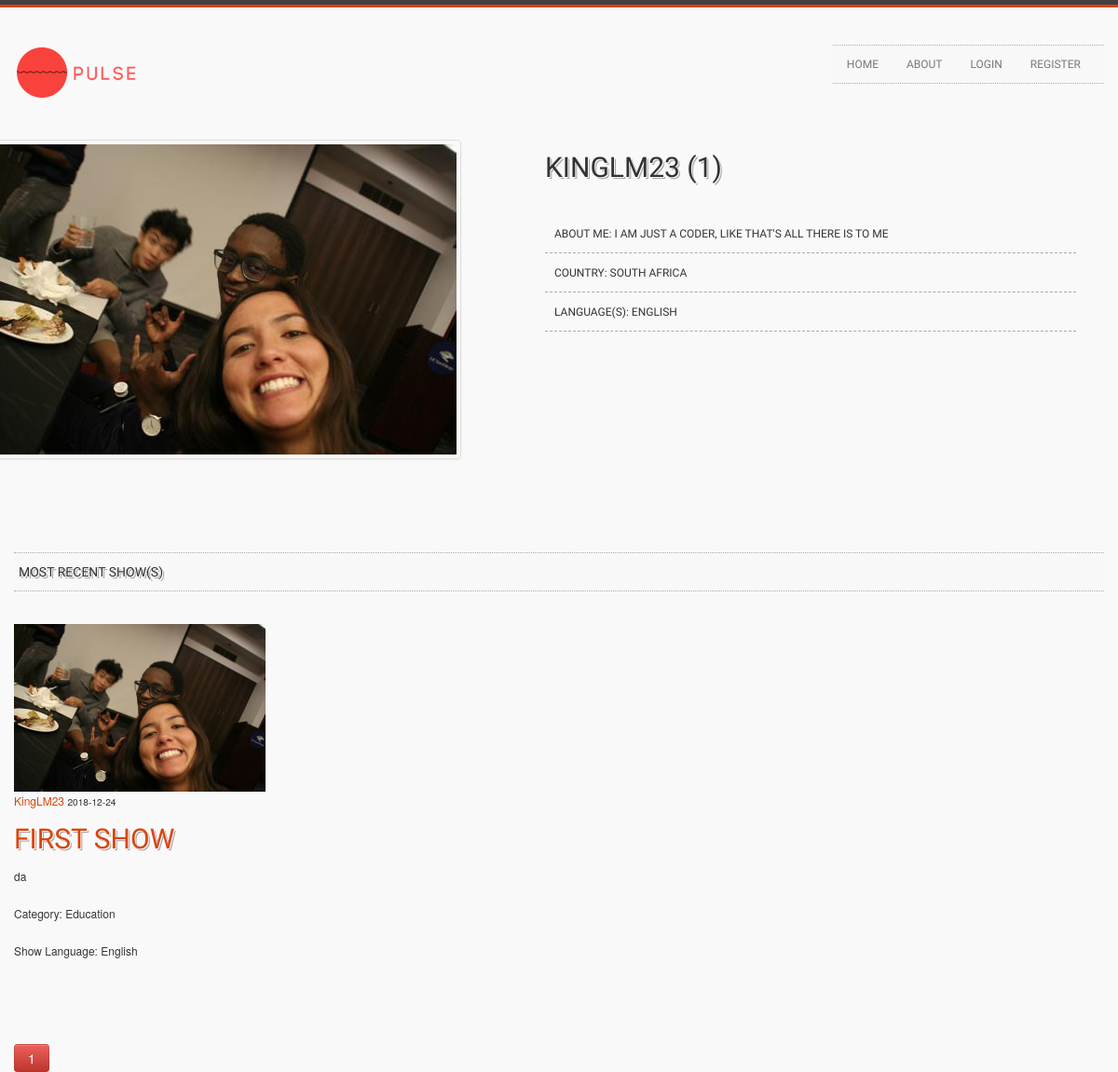
Page /user/KingLM23 on the earlier database version.
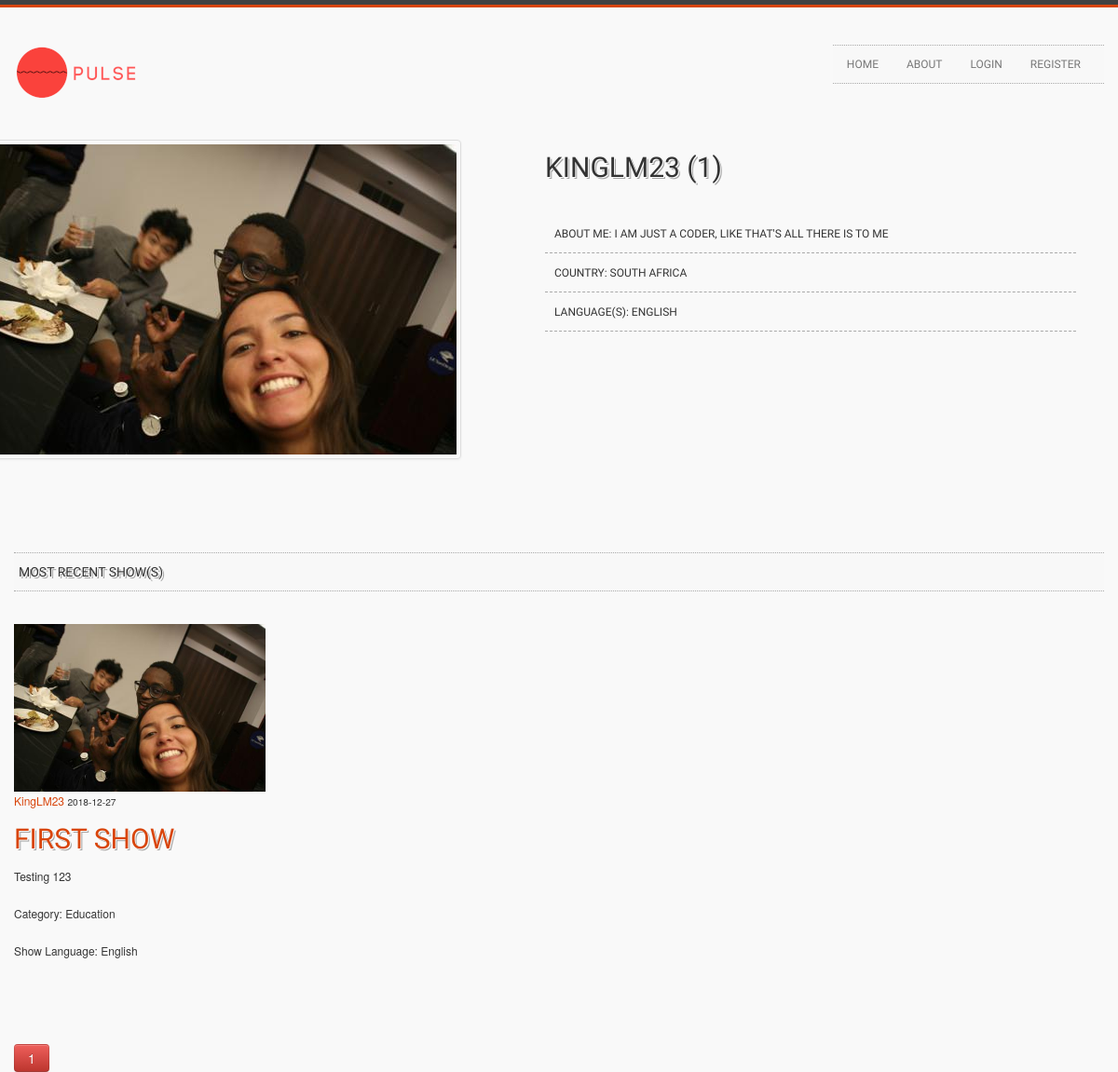
Same page on the later database version.
### flask_platform/models.py (models this page shows, shortened)
class User(db.Model, UserMixin):
    id = db.Column(db.Integer, primary_key=True)
    username = db.Column(db.String(20), unique=True, nullable=False)
    email = db.Column(db.String(120), unique=True, nullable=False)
    image_file = db.Column(db.String(20), nullable=False, default='default.jpeg')
    password = db.Column(db.String(60), nullable=False)
    about = db.Column(db.String(200), unique=False, nullable=False)
    country  = db.Column(db.String(40), unique=False, nullable=False)
    languages = db.Column(db.String(120), unique=False, nullable=False)
    shows = db.relationship('Show', backref='author', lazy=True)

class Show(db.Model):
    id = db.Column(db.Integer, primary_key=True)
    title = db.Column(db.String(100), nullable=False)
    date_posted = db.Column(db.DateTime, nullable=False, default=datetime.utcnow)
    description = db.Column(db.Text, nullable=False)
    category = db.Column(db.Text, nullable=False)
    show_language = db.Column(db.Text, nullable=False)
    user_id = db.Column(db.Integer, db.ForeignKey('user.id'), nullable=False)

### flask_platform/users/routes.py (the view)
@users.route("/user/<string:username>")
def user_shows(username):
    page = request.args.get('page', 1, type=int)
    user = User.query.filter_by(username=username).first_or_404()
    shows = Show.query.filter_by(author=user)\
        .order_by(Show.date_posted.desc())\
        .paginate(page=page, per_page=5)
    return render_template('user_shows.html', shows=shows, user=user)

### flask_platform/templates/user_shows.html (shortened to what this page needs)
{% extends "layout.html" %}
{% block content %}
    <div class="row headline">
        <div class="row">
                <div class="span6">
                    <img class="align-left thumbnail" src="{{ url_for('static', filename='profile_pics/' + user.image_file) }}">
                </div>
                <div class="span6">
                    <h2>{{ user.username }} ({{ shows.total }})</h2>
                    <ul class="project-info">
                        <li><h6>About Me: {{ user.about }}</h6></li>
                        <li><h6>Country: {{ user.country }}</h6></li>
                        <li><h6>Language(s): {{ user.languages }}</h6></li>
                    </ul>
                </div>
            </div>
    </div>
    <div class="row gallery-row">
    	<div class="span12">
            <h5 class="title-bg">Most recent show(s)
            </h5>
            <div class="row clearfix no-margin">
            <ul class="gallery-post-grid holder">
	                    {% for show in shows.items %}
	                    <li  class="span3 gallery-item" data-id="id-1" data-type="illustration">
	                        <article class="media content-section">
					          <img class="rounded-circle article-img" src="{{ url_for('static', filename='profile_pics/' + show.author.image_file) }}">
					          <div class="media-body">
					            <div class="article-metadata">
					              <a class="mr-2" href="{{ url_for('users.user_shows', username=show.author.username) }}">{{ show.author.username }}</a>
					              <small class="text-muted">{{ show.date_posted.strftime('%Y-%m-%d') }}</small>
					            </div>
					            <h2><a class="article-title" href="{{ url_for('shows.show', show_id=show.id) }}">{{ show.title }}</a></h2>
					            <p class="article-content">{{ show.description }}</p>
					            <p class="article-content">Category: {{ show.category }}</p>
					            <p class="article-content">Show Language: {{ show.show_language }}</p>
					          </div>
					        </article>
	                    </li>
                </ul>
                </div>
            </div>
    </div>
    {% endfor %}
    {% for page_num in shows.iter_pages(left_edge=1, right_edge=1, left_current=1, right_current=2) %}
      {% if page_num %}
        {% if shows.page == page_num %}
          <a class="btn btn-danger mb-4" href="{{ url_for('users.user_shows', username=user.username, page=page_num) }}">{{ page_num }}</a>
        {% else %}
          <a class="btn btn-outline-danger mb-4" href="{{ url_for('users.user_shows', username=user.username, page=page_num) }}">{{ page_num }}</a>
        {% endif %}
      {% else %}
        ...
      {% endif %}
    {% endfor %}
{% endblock content %}

### flask_platform/templates/layout.html (shortened to what this page needs)
<!DOCTYPE html>
<html xmlns="http://www.w3.org/1999/xhtml">
<head>
	<link rel="stylesheet" href= "{{ url_for('static', filename='bootstrap.css') }}">
	<link rel="stylesheet" href= "{{ url_for('static', filename='bootstrap-responsive.css') }}">
	<link rel="stylesheet" href= "{{ url_for('static', filename='prettyPhoto.css') }}">
	<link rel="stylesheet" href= "{{ url_for('static', filename='flexslider.css') }}">
	<link rel="stylesheet" href= "{{ url_for('static', filename='custom-styles.css') }}">
</head>
<body class="home">
	<div class="color-bar-1"></div>
    <div class="color-bar-2 color-bg"></div>
    <div class="container">
      <div class="row header">
        <div class="span5 logo">
        	<a href="{{ url_for('main.home') }}"><img src="{{ url_for('static', filename='logos/red_logo.png') }}" alt="" /></a>
        </div>
        <div class="span7 navigation">
            <div class="navbar hidden-phone">
            <ul class="nav">
	            <li><a href="{{ url_for('main.home') }}">Home</a></li>
	            <li><a href="{{ url_for('main.about') }}">About</a></li>
	            {% if current_user.is_authenticated %}
	            	<li><a href="{{ url_for('shows.new_show') }}">Create a Show</a></li>
	            	<li><a href="{{ url_for('users.account') }}">Account</a></li>
	            	<li><a href="{{ url_for('users.logout') }}">Logout</a></li>
              	{% else %}
              		<li><a href="{{ url_for('users.login') }}">Login</a></li>
	            	<li><a href="{{ url_for('users.register') }}">Register</a></li>
              	{% endif %}
            </ul>
            </div>
        </div>
      </div>
      {% block content %}{% endblock %}
</body>
</html>

### flask_platform/static/custom-styles.css (style rules this page uses)
html, body { font-size:12px; line-height:18px; height: 100%; }
body { background: #f9f9f9 url(../img/page-bg-1.jpg); }
h1, h2, h3, h4 , h5, h6 { font-family: "Oswald", sans-serif; font-weight: normal; text-transform:uppercase; }
h1, h2, h3, h4, h5 { text-shadow: 1px 1px 0 #fdfdfd, 2px 2px 0 rgba(81, 81, 81, 0.5), 0 0 1px #fdfdfd; }
h1.title-bg, h2.title-bg, h3.title-bg, h4.title-bg , h5.title-bg, h6.title-bg { background:#f8f8f8; padding:10px 5px; margin: 0px 0px 20px 0px; border-bottom: 1px dotted #a9a9a9; border-top: 1px dotted #a9a9a9; }
a, a:hover { color:#d8450b; }
p { margin-bottom: 20px; }
.logo { margin-top:40px; }
.logo img { padding-right:20px; }
.headline { margin-bottom:20px; }
.navigation { margin-top:40px; }
.navigation .navbar { float:right; background:#f8f8f8; border-bottom: 1px dotted #a9a9a9; border-top: 1px dotted #a9a9a9; }
.navbar .nav > li > a { font-family: "Oswald", sans-serif; font-weight: normal; text-shadow: none; text-transform:uppercase; font-size:12px; padding: 10px 15px 10px; }
.gallery-item { margin-bottom:15px; margin-top:15px; }
.project-info { margin: 0px 0px 40px 0px; }
.project-info li { list-style: none; border-bottom: 1px dashed #a9a9a9;; padding: 10px; }
.project-info li h6 { display: inline; margin-right: 5px; }
.gallery-post-grid { margin:0px; }
.gallery-post-grid li { list-style: none; float: left; margin-bottom: 30px; }
.row { margin-bottom:40px; }
.no-margin { margin-bottom:0px; }
.align-left { float: left; margin: 0px 20px 20px 0px; }
.color-bg { background:#d8450b; }
.color-bar-1, .color-bar-2 { width:100% }
.color-bar-1 { background:#414141; height:5px; }
.color-bar-2 { height:3px; }

Differences in the rows shown:
changed Show "FIRST SHOW": date_posted "2018-12-24" → "2018-12-27"; description "da" → "Testing 123"
